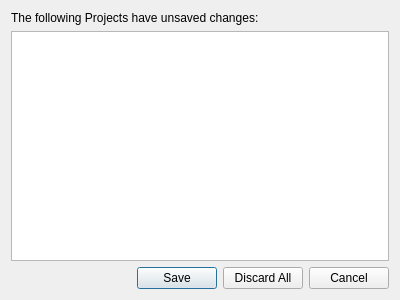
<?xml version="1.0" encoding="UTF-8"?>
<ui version="4.0">
 <class>ProjectSaveReminderDialog</class>
 <widget class="QDialog" name="ProjectSaveReminderDialog">
  <property name="geometry">
   <rect>
    <x>0</x>
    <y>0</y>
    <width>400</width>
    <height>300</height>
   </rect>
  </property>
  <property name="windowTitle">
   <string>Dialog</string>
  </property>
  <layout class="QVBoxLayout" name="verticalLayout">
   <item>
    <widget class="QLabel" name="unsavedProjectListLabel">
     <property name="text">
      <string>The following Projects have unsaved changes:</string>
     </property>
    </widget>
   </item>
   <item>
    <widget class="QListWidget" name="unsavedProjectList">
     <property name="alternatingRowColors">
      <bool>true</bool>
     </property>
     <property name="selectionMode">
      <enum>QAbstractItemView::ContiguousSelection</enum>
     </property>
     <property name="sortingEnabled">
      <bool>true</bool>
     </property>
    </widget>
   </item>
   <item>
    <layout class="QHBoxLayout" name="horizontalLayout">
     <item>
      <spacer name="horizontalSpacer">
       <property name="orientation">
        <enum>Qt::Horizontal</enum>
       </property>
       <property name="sizeHint" stdset="0">
        <size>
         <width>40</width>
         <height>20</height>
        </size>
       </property>
      </spacer>
     </item>
     <item>
      <widget class="QPushButton" name="pushButtonSave">
       <property name="text">
        <string>Save</string>
       </property>
      </widget>
     </item>
     <item>
      <widget class="QPushButton" name="pushButtonDiscard">
       <property name="text">
        <string>Discard All</string>
       </property>
      </widget>
     </item>
     <item>
      <widget class="QPushButton" name="pushButtonCancel">
       <property name="text">
        <string>Cancel</string>
       </property>
      </widget>
     </item>
    </layout>
   </item>
  </layout>
 </widget>
 <resources/>
 <connections>
  <connection>
   <sender>pushButtonSave</sender>
   <signal>released()</signal>
   <receiver>ProjectSaveReminderDialog</receiver>
   <slot>accept()</slot>
   <hints>
    <hint type="sourcelabel">
     <x>177</x>
     <y>278</y>
    </hint>
    <hint type="destinationlabel">
     <x>199</x>
     <y>149</y>
    </hint>
   </hints>
  </connection>
  <connection>
   <sender>pushButtonCancel</sender>
   <signal>released()</signal>
   <receiver>ProjectSaveReminderDialog</receiver>
   <slot>reject()</slot>
   <hints>
    <hint type="sourcelabel">
     <x>349</x>
     <y>278</y>
    </hint>
    <hint type="destinationlabel">
     <x>199</x>
     <y>149</y>
    </hint>
   </hints>
  </connection>
  <connection>
   <sender>pushButtonDiscard</sender>
   <signal>released()</signal>
   <receiver>ProjectSaveReminderDialog</receiver>
   <slot>accept()</slot>
   <hints>
    <hint type="sourcelabel">
     <x>263</x>
     <y>278</y>
    </hint>
    <hint type="destinationlabel">
     <x>199</x>
     <y>149</y>
    </hint>
   </hints>
  </connection>
  <connection>
   <sender>pushButtonDiscard</sender>
   <signal>released()</signal>
   <receiver>unsavedProjectList</receiver>
   <slot>clearSelection()</slot>
   <hints>
    <hint type="sourcelabel">
     <x>263</x>
     <y>278</y>
    </hint>
    <hint type="destinationlabel">
     <x>199</x>
     <y>144</y>
    </hint>
   </hints>
  </connection>
  <connection>
   <sender>unsavedProjectList</sender>
   <signal>itemSelectionChanged()</signal>
   <receiver>ProjectSaveReminderDialog</receiver>
   <slot>listSelectionChanged()</slot>
   <hints>
    <hint type="sourcelabel">
     <x>199</x>
     <y>144</y>
    </hint>
    <hint type="destinationlabel">
     <x>199</x>
     <y>149</y>
    </hint>
   </hints>
  </connection>
 </connections>
 <slots>
  <slot>listSelectionChanged()</slot>
  <slot>slot2()</slot>
 </slots>
</ui>
